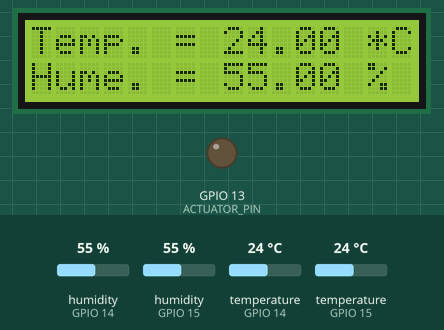
A sketch run on a simulated ESP32. Parts: 16×2 character LCD, output pins drawn as LEDs (lit = HIGH). The test bench sets the inputs (shaded band); at power-on: temperature (sensors on GPIO 14, GPIO 15) 24 °C, humidity (sensors on GPIO 15, GPIO 14) 55 %. What the sketch prints to the serial monitor is not drawn.

Above: at 1.2 s.
1.3 s: temperature (sensor on GPIO 14) set to 22.4 °C
At 2.4 s:
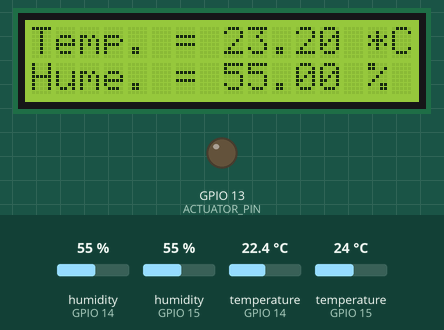
4.6 s: temperature (sensor on GPIO 14) set to 21.2 °C
At 6.5 s:
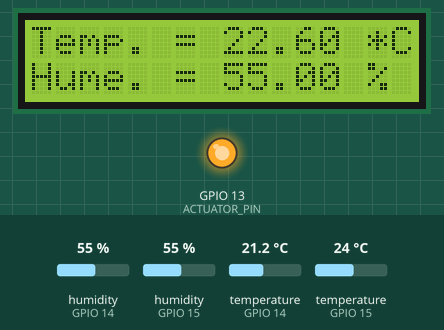
8.6 s: temperature (sensor on GPIO 15) set to 12 °C
At 10.6 s:
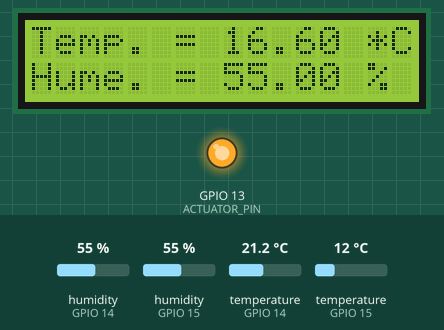
11.7 s: humidity (sensor on GPIO 15) set to 22 %
At 12.6 s:
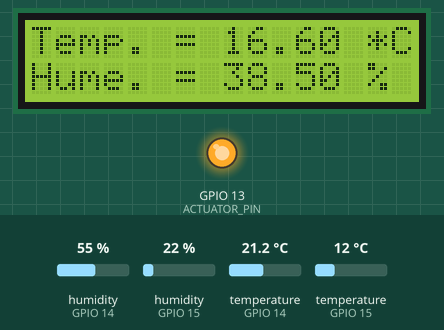
14.4 s: humidity (sensor on GPIO 14) set to 22 %
At 16.7 s:
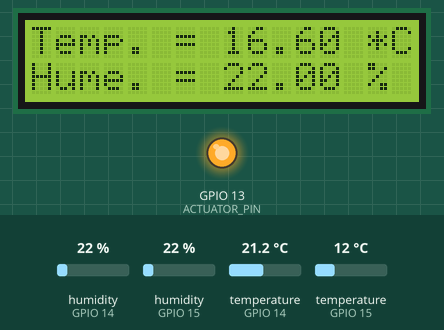
17.8 s: temperature (sensor on GPIO 15) set to 19 °C
At 18.8 s:
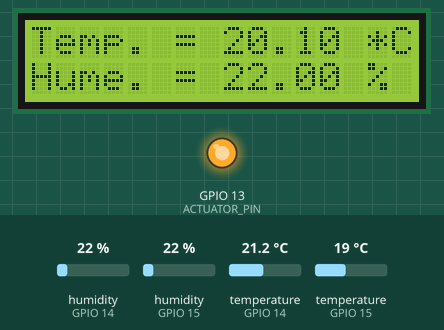
Timing chart, 0 to 20.8 s (numbered marks = the images above; inputs shaded):
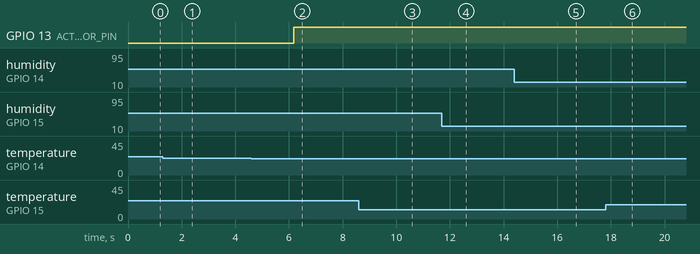

Measured:
- the behaviour switches between 21.7 and 21.6 °C on temperature (sensor on GPIO 14) (found by bisection; images 1 and 2)
- after the input at 1.3 s, the display: first differs from a run without the input after 0.81 s (image 1)
- after the input at 4.6 s, GPIO 13 (ACTUATOR_PIN): LOW → HIGH after 1.6 s; the display: first differs from a run without the input after 1.6 s (image 2)
- after the input at 8.6 s, the display: first differs from a run without the input after 1.7 s (image 3)
- after the input at 11.7 s, the display: first differs from a run without the input after 0.59 s (image 4)
- after the input at 14.4 s, the display: first differs from a run without the input after 2.0 s (image 5)
- after the input at 17.8 s, the display: first differs from a run without the input after 0.60 s (image 6)

The sketch:

PI-Temp_Hum-MAG_OAG.ino
```cpp
#include <DHT.h> //Libreria DHT
#include <DHT_U.h>  //Libreria DHT
#include <LiquidCrystal.h>  //Libreria LCD

// Definir constantes
const int DHT_PIN_1 = 14;
const int DHT_PIN_2 = 15;
const int ACTUATOR_PIN = 13;
const int BAUD_RATE = 9600;
const int SETPOINT = 23;

// Definir variables globales
DHT dht1(DHT_PIN_1, DHT22);
DHT dht2(DHT_PIN_2, DHT22);
double input, input2, output, integral, prev_error;
//int humidity;
//float tempC;

// Define los port del LCD y su relación en el ESP32
int V0 = 32;
int RS = 22;
int E = 23;
int D4 = 21;
int D5 = 19;
int D6 = 18;
int D7 = 5;
LiquidCrystal lcd (RS, E, D4, D5, D6, D7);

// Definir funciones
void setup() {
  Serial.begin(BAUD_RATE);
  pinMode(ACTUATOR_PIN, OUTPUT);
  dht1.begin();
  dht2.begin();


//  analogWrite(V0, 150); // Ahorro uso del potenciometro para lcd
  lcd.begin(16,2);  // Inicializa LCD

}

void loop() {
  // Leer la temperatura de los sensores
  float temperature1 = dht1.readTemperature();
  float temperature2 = dht2.readTemperature();
  float Humidity1 = dht1.readHumidity();
  float Humidity2 = dht2.readHumidity();

  //humidity = dht1.readHumidity();  // Toma lectura de Humedad del DHT1
  //tempC = dht1.readTemperature();  // Toma lectura de Temperatura del DHT1

  // Calcular la entrada del controlador PI como la media de las dos temperaturas
  input = (temperature1 + temperature2) / 2.0;
  input2 = (Humidity1 + Humidity2) / 2.0;

  // Calcular la salida del controlador PI
  double error = SETPOINT - input;
  integral += error;
  output = 10.0 * error + 0.5 * integral;

  // Limitar la salida del controlador PI a un rango adecuado
  output = constrain(output, 0.0, 1.0);

  // Actualizar el estado del actuador
  digitalWrite(ACTUATOR_PIN, output > 0.5);

  // Imprimir información de depuración

  Serial.print("Temperatura Ambiente: ");
  Serial.println(input);
  Serial.print("Output: ");
  Serial.println(output);

  lcd.setCursor(0, 0);  // Setea Posición inicial cursor Columna 0 Fila 0
  lcd.print("Temp. = ");
  lcd.print(input);
  lcd.print(" *C");

  lcd.setCursor(0, 1);  // Setea Posición inicial cursor Columna 0 Fila 1
  lcd.print("Hume. = ");
  lcd.print(input2);
  lcd.print(" %");

  delay(500);
  lcd.clear();
  //lcd.scrollDisplayLeft();
 }
```
